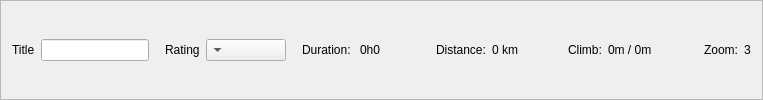
     <widget class="QFrame" name="frame_4">
      <property name="frameShape">
       <enum>QFrame::StyledPanel</enum>
      </property>
      <property name="frameShadow">
       <enum>QFrame::Raised</enum>
      </property>
      <layout class="QHBoxLayout" name="horizontalLayout_9">
       <item>
        <widget class="QLabel" name="label_10">
         <property name="text">
          <string>Title</string>
         </property>
        </widget>
       </item>
       <item>
        <widget class="QLineEdit" name="lineEdit_fileTitle"/>
       </item>
       <item>
        <spacer name="horizontalSpacer_5">
         <property name="orientation">
          <enum>Qt::Horizontal</enum>
         </property>
         <property name="sizeType">
          <enum>QSizePolicy::Minimum</enum>
         </property>
         <property name="sizeHint" stdset="0">
          <size>
           <width>10</width>
           <height>20</height>
          </size>
         </property>
        </spacer>
       </item>
       <item>
        <widget class="QLabel" name="label_14">
         <property name="text">
          <string>Rating</string>
         </property>
        </widget>
       </item>
       <item>
        <widget class="QComboBox" name="comboBox_Rating">
         <property name="minimumSize">
          <size>
           <width>80</width>
           <height>0</height>
          </size>
         </property>
         <property name="maximumSize">
          <size>
           <width>80</width>
           <height>16777215</height>
          </size>
         </property>
         <property name="layoutDirection">
          <enum>Qt::RightToLeft</enum>
         </property>
         <item>
          <property name="text">
           <string/>
          </property>
         </item>
         <item>
          <property name="text">
           <string>★</string>
          </property>
         </item>
         <item>
          <property name="text">
           <string>★★ </string>
          </property>
         </item>
         <item>
          <property name="text">
           <string>★★★</string>
          </property>
         </item>
        </widget>
       </item>
       <item>
        <spacer name="horizontalSpacer_4">
         <property name="orientation">
          <enum>Qt::Horizontal</enum>
         </property>
         <property name="sizeType">
          <enum>QSizePolicy::Minimum</enum>
         </property>
         <property name="sizeHint" stdset="0">
          <size>
           <width>10</width>
           <height>20</height>
          </size>
         </property>
        </spacer>
       </item>
       <item>
        <widget class="QLabel" name="label_13">
         <property name="text">
          <string>Duration: </string>
         </property>
        </widget>
       </item>
       <item>
        <widget class="QLabel" name="label_duration">
         <property name="minimumSize">
          <size>
           <width>70</width>
           <height>0</height>
          </size>
         </property>
         <property name="text">
          <string>0h0</string>
         </property>
        </widget>
       </item>
       <item>
        <widget class="QLabel" name="label_11">
         <property name="text">
          <string>Distance:</string>
         </property>
        </widget>
       </item>
       <item>
        <widget class="QLabel" name="label_distance">
         <property name="minimumSize">
          <size>
           <width>70</width>
           <height>0</height>
          </size>
         </property>
         <property name="text">
          <string>0 km</string>
         </property>
        </widget>
       </item>
       <item>
        <widget class="QLabel" name="label_12">
         <property name="text">
          <string>Climb:</string>
         </property>
        </widget>
       </item>
       <item>
        <widget class="QLabel" name="label_climb">
         <property name="minimumSize">
          <size>
           <width>80</width>
           <height>0</height>
          </size>
         </property>
         <property name="text">
          <string>0m / 0m</string>
         </property>
        </widget>
       </item>
       <item>
        <spacer name="horizontalSpacer_10">
         <property name="orientation">
          <enum>Qt::Horizontal</enum>
         </property>
         <property name="sizeType">
          <enum>QSizePolicy::Minimum</enum>
         </property>
         <property name="sizeHint" stdset="0">
          <size>
           <width>10</width>
           <height>20</height>
          </size>
         </property>
        </spacer>
       </item>
       <item>
        <widget class="QLabel" name="label_17">
         <property name="text">
          <string>Zoom:</string>
         </property>
        </widget>
       </item>
       <item>
        <widget class="QLabel" name="label_zoom">
         <property name="text">
          <string>3</string>
         </property>
        </widget>
       </item>
      </layout>
     </widget>
